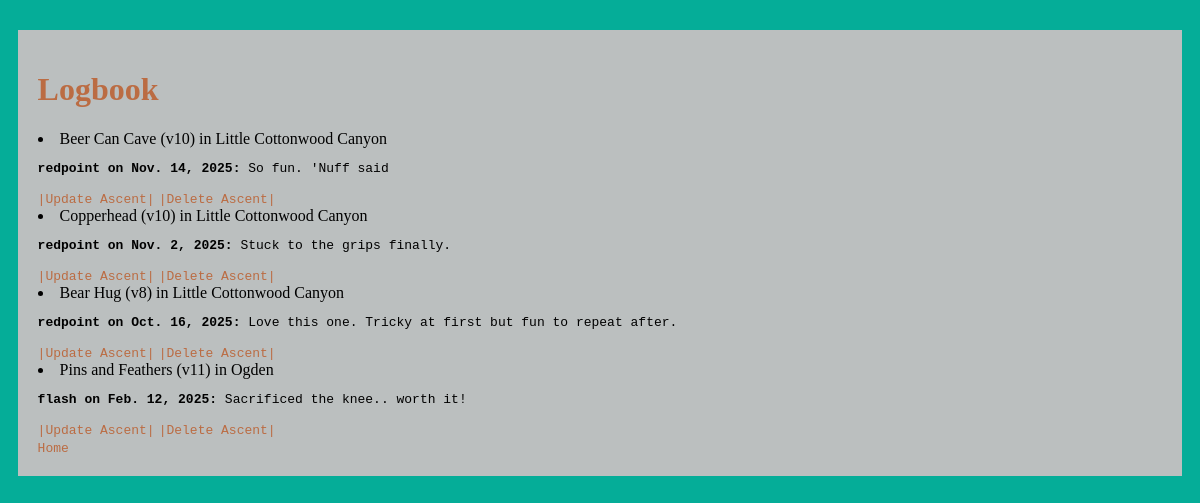
/logbook/ (signed in), run on an earlier commit of the app's database.
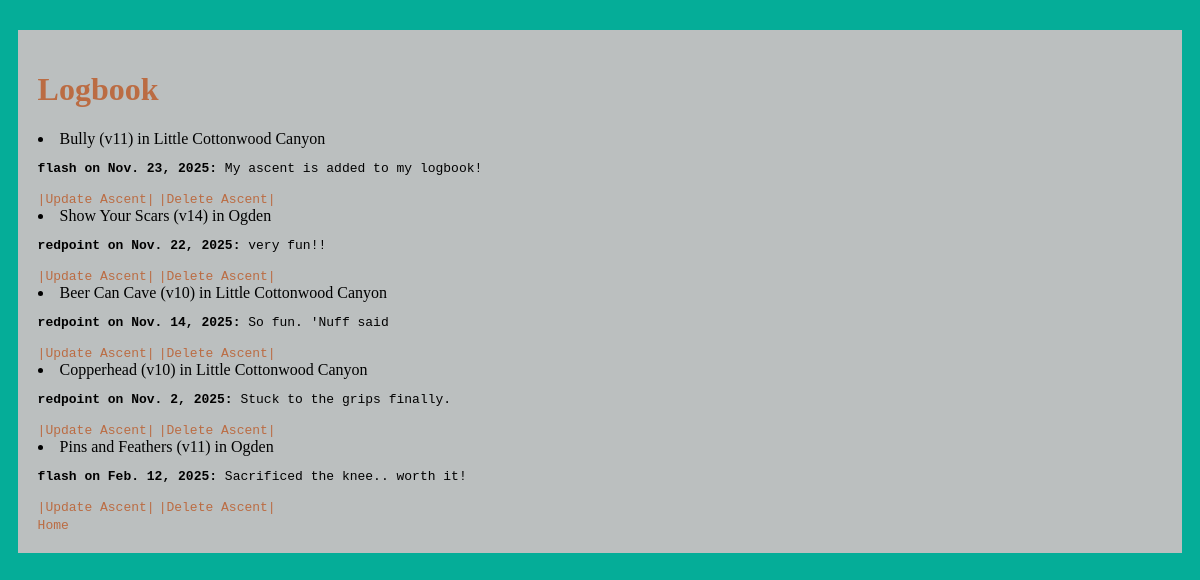
And on a later commit of the database.
### logbookApp/models.py (models this page shows, shortened)
class Ascent(models.Model):
    TYPE =[
        ("o", "onsight"),
        ("f", "flash"),
        ("r", "redpoint")
    ]
    climb = models.ForeignKey(Climb, on_delete=models.CASCADE)
    user = models.ForeignKey(User, on_delete=models.CASCADE)
    proposedGrade = models.CharField(max_length=10)
    type = models.CharField(max_length=1 ,choices=TYPE)
    date = models.DateField()
    comment = models.TextField(blank=True, null=True)

class Climb(models.Model):
    AREAS = [
        ("lcc", "Little Cottonwood Canyon"),
        ("o", "Ogden")
    ]
    name = models.CharField(max_length=100)
    grade = models.CharField(max_length=10)
    area = models.CharField(max_length=3, choices=AREAS, default="lcc")
    description = models.TextField(blank=True)
    def __str__(self):
        return self.name

### logbookApp/views.py (the view)
# urls.py: path("logbook/", views.logbook_view, name="logbook"),
def logbook_view(request):
    loggedAscents = Ascent.objects.filter(user=request.user).order_by('-date')
    context = {"loggedAscents": loggedAscents}
    return render(request, "logbookApp/logbook.html", context)

### logbookApp/templates/logbookApp/logbook.html (shortened to what this page needs)
{% extends "logbookApp/base.html" %} {% block content %}
<div class="main-container">
  <h1>Logbook</h1>
  {% if loggedAscents|length == 0 %}
  <p>No logged climbs to see... go outside ASAP!</p>
  <ul>
    {% else %}{% for ascent in loggedAscents %}
    <li>
      {{ascent.climb}} ({{ascent.proposedGrade}}) in
      {{ascent.climb.get_area_display}}
      <br />
      <pre>
<strong>{{ascent.get_type_display}} on {{ascent.date}}:</strong> {{ascent.comment}}</pre>
    </li>
    <a href="{% url 'logbookUpdate' ascent.id %}">|Update Ascent|</a>
    <a href="{% url 'logbookDelete' ascent.id %}">|Delete Ascent|</a>
    {% endfor %}{% endif %}
  <br />
  <a href="{% url 'home' %}">Home</a>
</div>
{% endblock %}

What changed in the data, as far as the page shows it:
removed Ascent: climb "Bear Hug", proposedGrade "v8", climb.area "Little Cottonwood Canyon", type "redpoint", date "Oct. 16, 2025", comment "Love this one. Tricky at first but fun to repeat after."
added Ascent: climb "Bully", proposedGrade "v11", climb.area "Little Cottonwood Canyon", type "flash", date "Nov. 23, 2025", comment "My ascent is added to my logbook!"
added Ascent: climb "Show Your Scars", proposedGrade "v14", climb.area "Ogden", type "redpoint", date "Nov. 22, 2025", comment "very fun!!"
